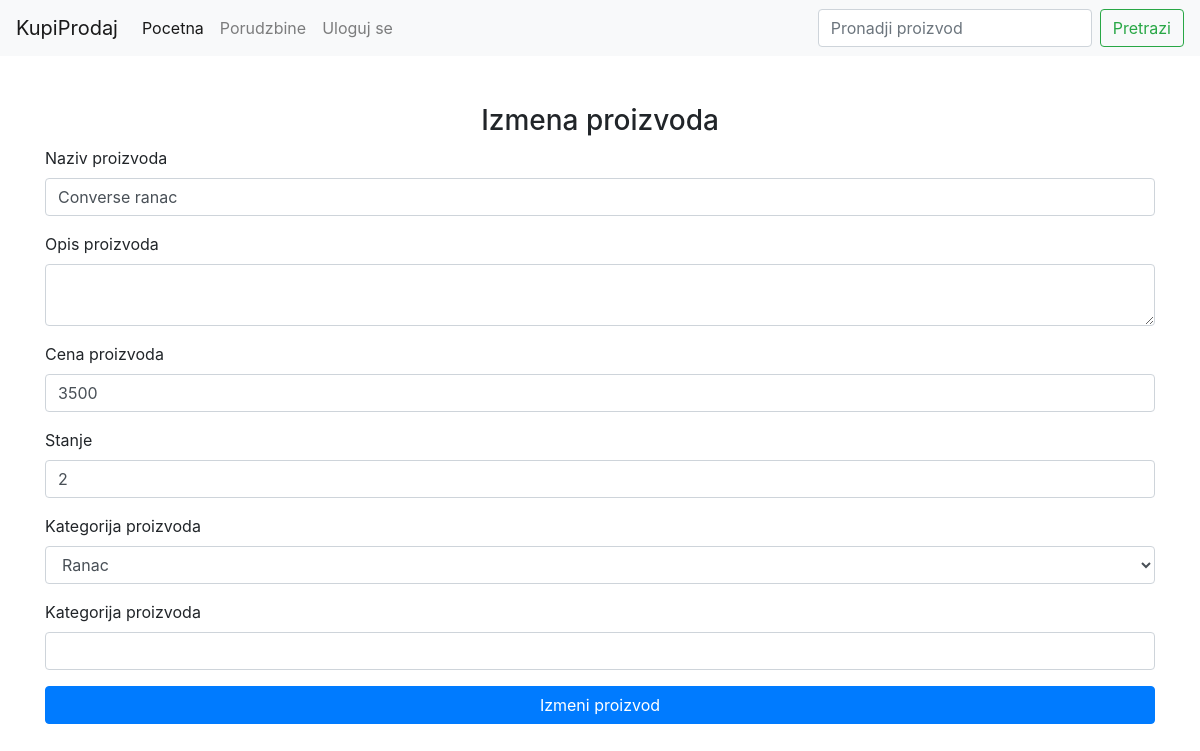
The page /editproduct.php?id=5 on the database as committed earlier.
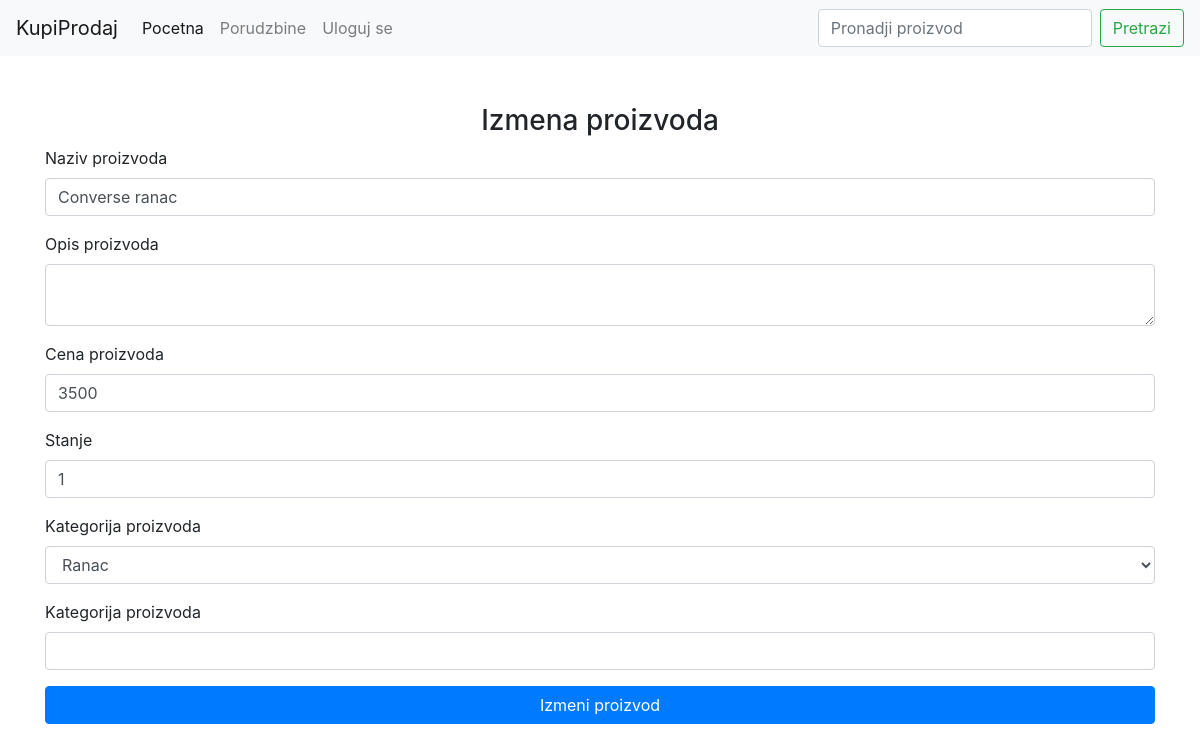
The same page on the database as committed later.
### tables this page shows
CREATE TABLE `products` (
  `id` int(11) NOT NULL,
  `name` varchar(50) NOT NULL,
  `description` varchar(500) DEFAULT NULL,
  `price` int(11) NOT NULL,
  `stock` int(11) NOT NULL DEFAULT 0,
  `category` varchar(100) NOT NULL,
  `seller` varchar(50) NOT NULL
);

### editproduct.php (the view, shortened to what this page needs)
<!DOCTYPE html>
<html lang="en">
<head>
    <?php require "style.php"; ?>
</head>
<body>
    <?php require "navigation.php"; ?>
    <?php
    require "db.php";
    $product_id = $_GET['id'];
    $query = "SELECT * from products WHERE id = {$product_id}";
    $product = $database->query($query)->fetch_array();
    $query = "SELECT DISTINCT category from products";
    $categories = $database->query($query)->fetch_all();
    ?>
    <div class="container mt-5">
        <h3 class="text-center">Izmena proizvoda</h3>
        <form action="server.php" method="post">
            <div class="form-group">
                <label for="product_name">Naziv proizvoda</label>
                <input type="text" name="pname" id="product_name" class="form-control" placeholder="" value="<?php echo $product[1]; ?>">
            </div>
            <div class="form-group">
                <label for="description">Opis proizvoda</label>
                <textarea type="text" name="description" id="description" class="form-control" placeholder="" aria-describedby="helpId"><?php echo $product[2]; ?></textarea>
            </div>
            <div class="form-group">
                <label for="product_price">Cena proizvoda</label>
                <input type="text" name="price" id="product_price" class="form-control" placeholder="" value="<?php echo $product[3]; ?>">
            </div>
            <div class="form-group">
                <label for="stock">Stanje</label>
                <input type="text" name="stock" id="stock" class="form-control" placeholder="" value="<?php echo $product[4]; ?>">
            </div>
            <div class="form-group">
                <label for="exampleFormControlSelect1">Kategorija proizvoda</label>
                <select class="form-control" name="cat" id="exampleFormControlSelect1">
                    <?php foreach ($categories as $category) : ?>
                        <option value="<?php echo $category[0]; ?>" <?php if (strcasecmp($category[0], $product[5]) == 0) : ?>selected<?php endif; ?>><?php echo ucfirst($category[0]); ?></option>
                    <?php endforeach; ?>
                </select>
            </div>
            <div class="form-group" id="catManual">
                <label for="productName">Kategorija proizvoda</label>
                <input type="text" class="form-control" id="productName" name="catManual">
            </div>
            <button type="submit" class="btn btn-primary btn-block">Izmeni proizvod</button>
        </form>
    </div>
</body>
</html>

Rows that differ between the two databases and show on the page:
changed products "Converse ranac": stock "2" → "1"
